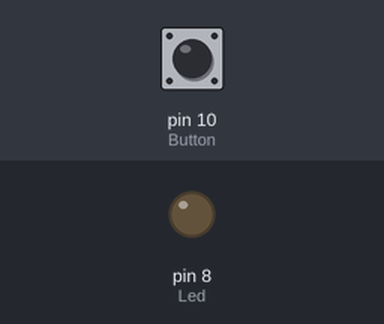
A sketch run on a simulated Arduino Uno, built with avr-gcc and run on an emulated ATmega328P. Parts: output pins drawn as LEDs (lit = HIGH). The test bench sets the inputs (shaded band); at power-on: pin 10 (Button) HIGH.

Above: at 1.2 s.
1.3 s: pin 10 (Button) pulled LOW for 0.15 s
At 1.37 s:
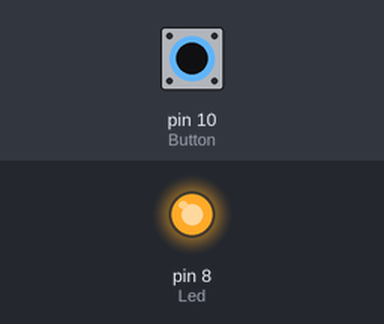
2.9 s: pin 10 (Button) pulled LOW for 3.2 s
At 7.0 s:
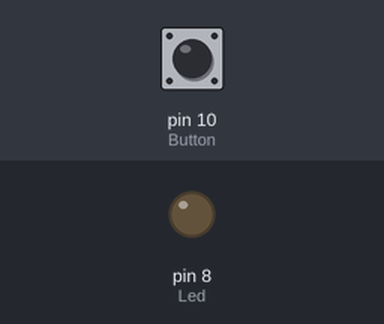
Timing chart, 0 to 8.5 s (numbered marks = the images above; inputs shaded):
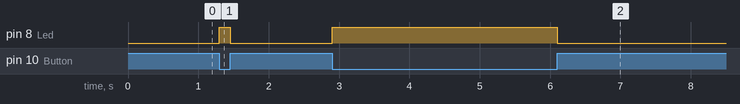

The sketch:

LedLightingWithButton.ino
```cpp
#define Button 10
#define Led 8

int button_state = 0;

void setup()
{
  pinMode(Button, INPUT_PULLUP);
  pinMode(Led, OUTPUT);
}

void loop()
{
  button_state = digitalRead(Button);
  if (button_state == 0)
  {
    digitalWrite(Led, HIGH);
  }
  else
  {
    digitalWrite(Led, LOW);
  }
}
```

Measured:
- after the input at 1.3 s, pin 8 (Led): LOW → HIGH at once, → LOW 0.15 s later
- after the input at 2.9 s, pin 8 (Led): LOW → HIGH at once, → LOW 3.2 s later
